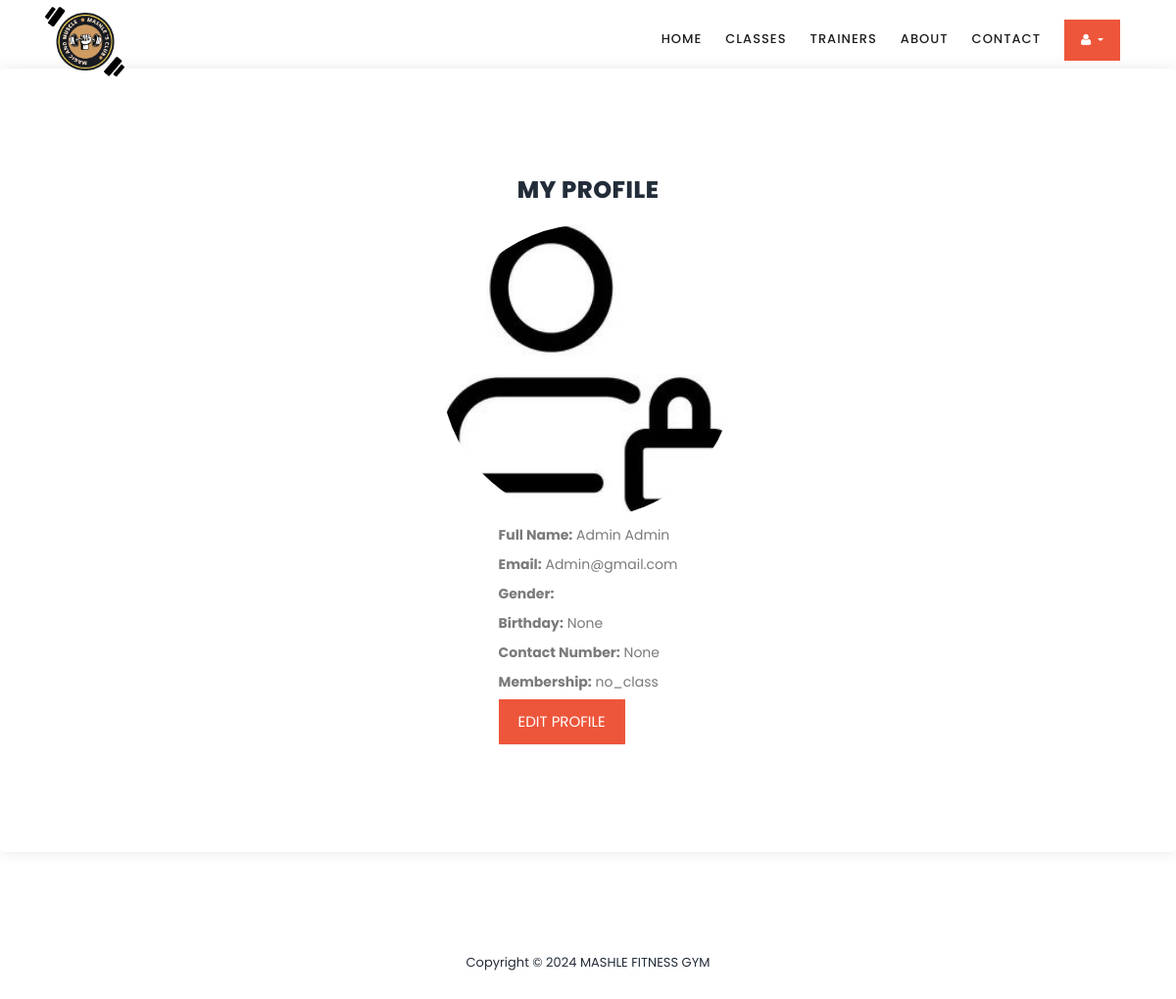
The page /profile (signed in) on the database as committed earlier.
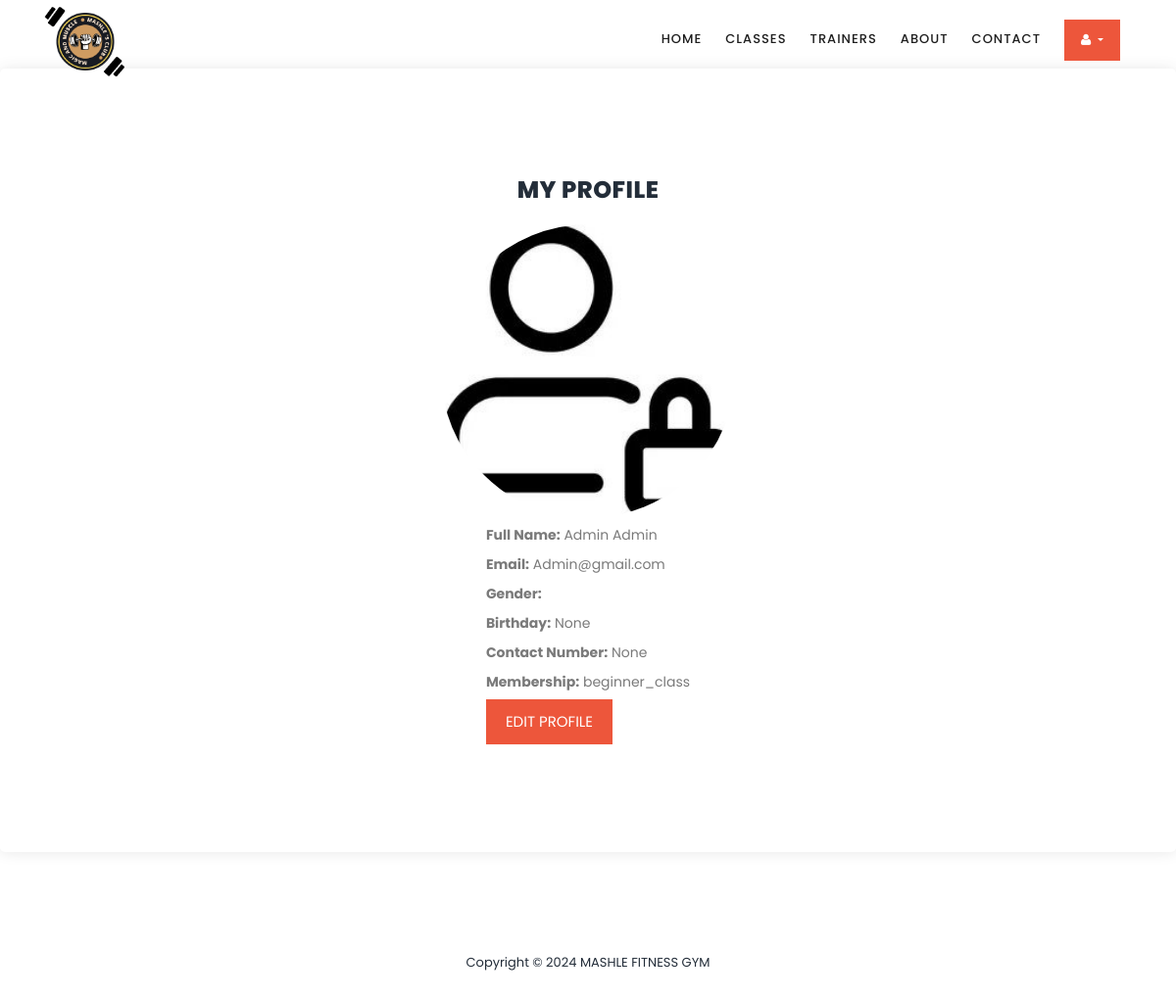
The same page on the database as committed later.
### GymApp/models.py (models this page shows, shortened)
class UserProfile(models.Model):
    user = models.OneToOneField(User, on_delete=models.CASCADE)
    display_photo = models.ImageField(upload_to='profile_pics/', default='default.jpg')
    gender = models.CharField(max_length=10, choices=[('Male', 'Male'), ('Female', 'Female'), ('Other', 'Other')], blank=True)
    birthday = models.DateField(null=True, blank=True)
    contact_number = models.CharField(max_length=15, null=True, blank=True)
    membership_choices = [
        ('no_class', 'No Class'),
        ('beginner_class', 'Beginner Class'),
        ('intermediate_class', 'Intermediate Class'),
        ('master_class', 'Master Class'),
    ]
    membership = models.CharField(max_length=20, choices=membership_choices, default='no_class')

### GymApp/views.py (the view)
# urls.py: path('profile', views.profile, name='profile'),
def profile(request):
    user_profile = UserProfile.objects.get(user=request.user)
    return render(request, 'profile.html', {'user_profile': user_profile})

### templates/profile.html (shortened to what this page needs)
{% extends "base.html" %}
{% load static %}
{% block content %}
  <div class="user-profile">
    <h2>My Profile</h2>
    <div class="profile-picture">
      <img src="{{ user_profile.display_photo.url }}" alt="Profile Picture">
    </div>
    <div class="profile-details">
      <p><strong>Full Name:</strong> {{ user.first_name }} {{ user.last_name }}</p>
      <p><strong>Email:</strong> {{ user.email }}</p>
      <p><strong>Gender:</strong> {{ user_profile.gender }}</p>
      <p><strong>Birthday:</strong> {{ user_profile.birthday }}</p>
      <p><strong>Contact Number:</strong> {{ user_profile.contact_number }}</p>
      <p><strong>Membership:</strong> {{ user_profile.membership }}</p>
      <div class="main-button">
        <a href="{% url 'edit_profile' %}">Edit Profile</a>
      </div>
    </div>
  </div>
{% endblock %}

Rows that differ between the two databases and show on the page:
changed UserProfile "None": membership "no_class" → "beginner_class"
